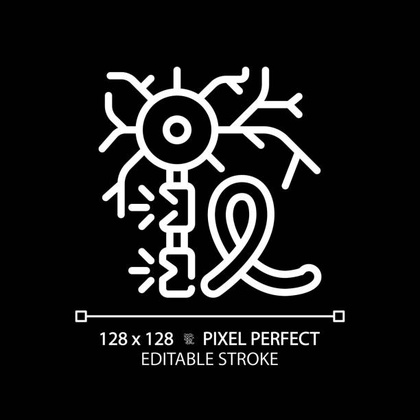
%> input picture P2/src_imgs/s2.jpg, 420 x 420 px, shrunk from 612 x 612 before the run
$ octave MedianFilterTest.m   (GNU Octave 9; MATLAB toolbox functions it lacks are replaced by stand-ins)
%> lines starting %> are read from the running program, lines starting %| are printed output that depends on the picture; in (x1, y1, x2, y2) boxes, pixels count from 0 and x2, y2 are one past the last pixel; in counts of white or black regions, pixels touching at a corner belong together; the program's own positions count from 1
i = imread("src_imgs\s2.jpg");
%> i is the input picture: size 420x420 uint8; min 0, max 255, mean 24.8

% Add noise to image
i = imnoise(i, "salt & pepper");
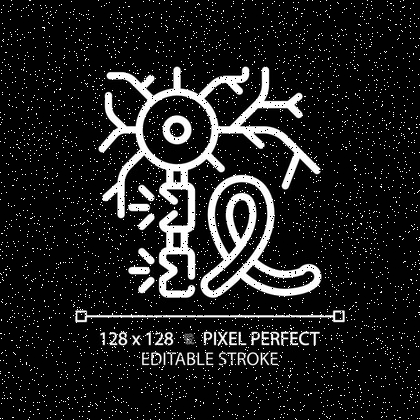
%> i: size 420x420 uint8; min 0, max 255, mean 30.1

kernelSize = [3 3];
matlabSol = medfilt2(i, kernelSize);
mySol = MedianFilter(i);

imshow(i);
montage({matlabSol, mySol});
title("matlab implementation vs my implementation");

function smoothedImg = MedianFilter(image)
    image = padarray(image, [1,1], 0, "both");
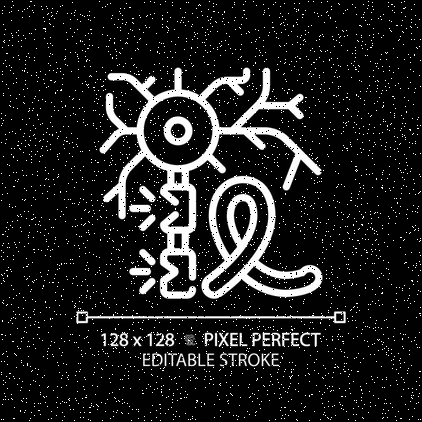
%> image: size 422x422 uint8; min 0, max 255, mean 29.8
    smoothedImg = uint8(zeros(height(image), width(image)));

    for row = 2:height(image)
        for col = 2:width(image)
            if row <= height(image) - 1 && col <= width(image) - 1
                window = image(row - 1: row + 1, col - 1: col + 1);
                window = reshape(window, [1,9]);
                window = sort(window, "ascend");
                median = window(5);
                smoothedImg(row - 1, col - 1) = median;
            end
        end
    end
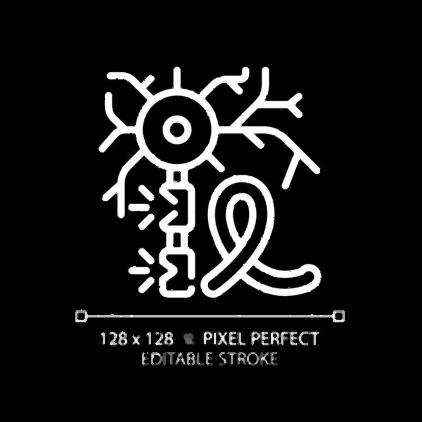
%> smoothedImg: size 422x422 uint8; min 0, max 255, mean 24.2
%> after the loop, median = 0; window = [0 0 0 0 0 1 1 1 255]

    for row = 3:height(smoothedImg)
        for col = width(smoothedImg) - 2:width(smoothedImg)
            smoothedImg(row, col) = smoothedImg(row, col - 2);
        end
    end
%> smoothedImg: size 422x422 uint8; 0.47% of pixels changed, all inside (x1, y1, x2, y2) = (419, 2, 422, 420)

    for row = height(smoothedImg) - 2:height(smoothedImg)
        for col = 1:width(smoothedImg)
            smoothedImg(row, col) = smoothedImg(row - 2, col);
        end
    end
%> smoothedImg: size 422x422 uint8; min 0, max 255, mean 24.2; mean of the top-left, top-right, bottom-left and bottom-right quarters 29.1, 23.4, 20.4, 23.8
%> `montage({matlabSol, mySol});`:
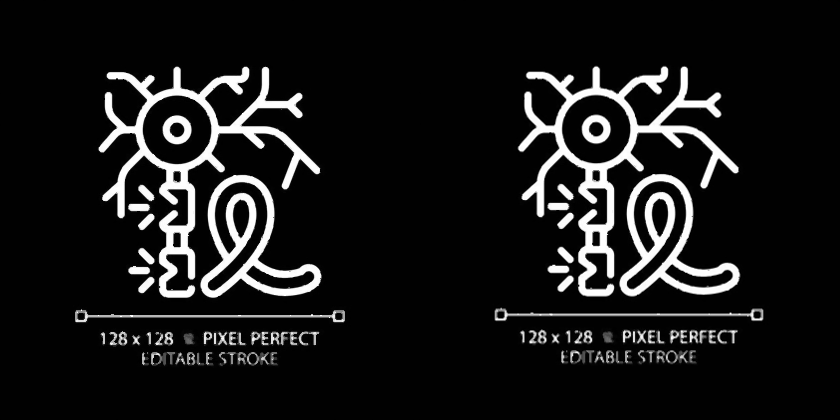
%> displayed picture: size 420x840, on the screen's scale of 0 to 255; min 0, max 255, mean 24.3
end
